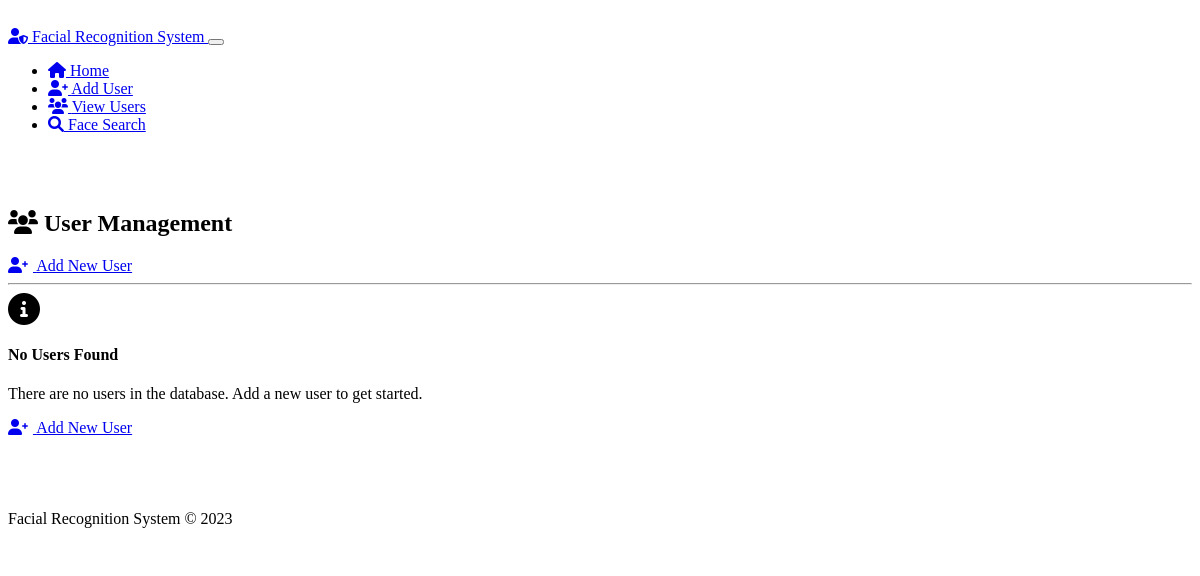
/users, run on an earlier commit of the app's database.
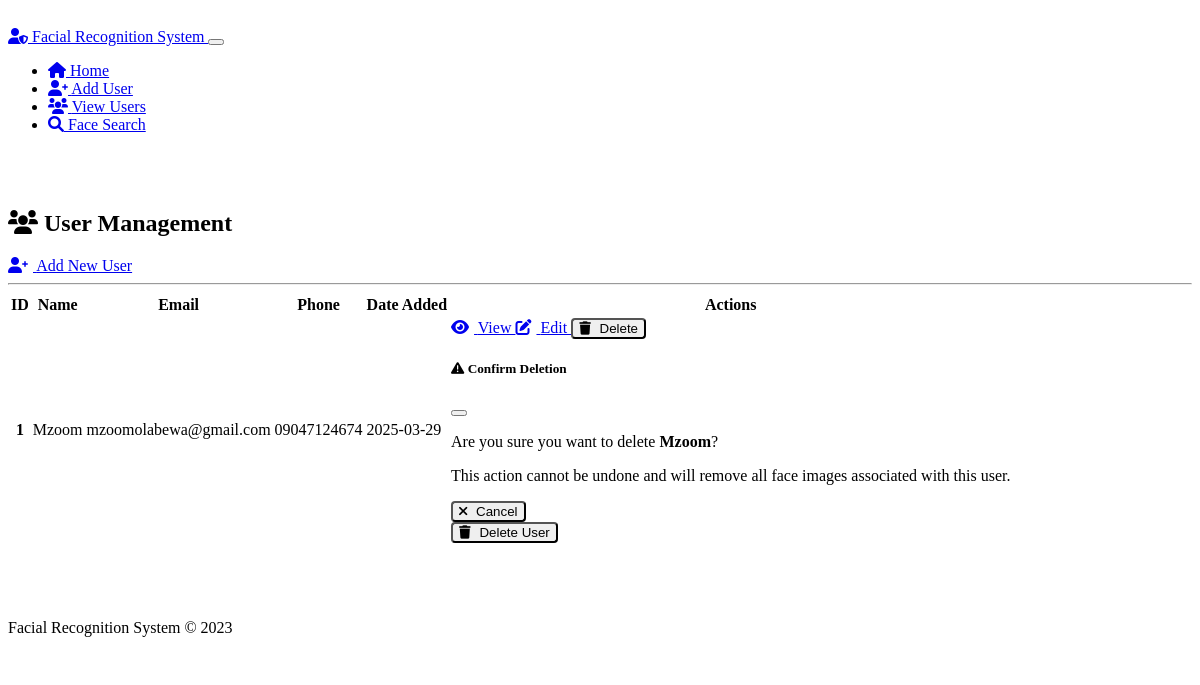
And on a later commit of the database.
### models.py (models this page shows, shortened)
class User(db.Model):
    __tablename__ = 'users'
    id = db.Column(db.Integer, primary_key=True)
    name = db.Column(db.String(100), nullable=False)
    email = db.Column(db.String(120), nullable=True, unique=True)
    phone = db.Column(db.String(20), nullable=True)
    details = db.Column(db.Text, nullable=True)
    created_at = db.Column(db.DateTime, default=datetime.utcnow)
    updated_at = db.Column(db.DateTime, default=datetime.utcnow, onupdate=datetime.utcnow)
    face_images = db.relationship('FaceImage', backref='user', lazy=True, cascade="all, delete-orphan")

### routes.py (the view)
@app.route('/users')
def view_users():
    users = DatabaseManager.get_all_users()
    return render_template('view_users.html', users=users)

### database.py (called while the page is built)
    @staticmethod
    def get_all_users():
        return User.query.all()

### templates/view_users.html
{% extends 'base.html' %}
{% block content %}
<div class="row">
    <div class="col-md-12 mb-4">
        <div class="d-flex justify-content-between align-items-center">
            <h2><i class="fas fa-users"></i> User Management</h2>
            <a href="{{ url_for('add_user') }}" class="btn btn-primary">
                <i class="fas fa-user-plus"></i> Add New User
            </a>
        </div>
        <hr>
    </div>
</div>
<div class="row">
    <div class="col-md-12">
        {% if users %}
        <div class="table-responsive">
            <table class="table table-hover">
                <thead class="table-dark">
                    <tr>
                        <th scope="col">ID</th>
                        <th scope="col">Name</th>
                        <th scope="col">Email</th>
                        <th scope="col">Phone</th>
                        <th scope="col">Date Added</th>
                        <th scope="col">Actions</th>
                    </tr>
                </thead>
                <tbody>
                    {% for user in users %}
                    <tr>
                        <th scope="row">{{ user.id }}</th>
                        <td>{{ user.name }}</td>
                        <td>{{ user.email if user.email else '-' }}</td>
                        <td>{{ user.phone if user.phone else '-' }}</td>
                        <td>{{ user.created_at.strftime('%Y-%m-%d') }}</td>
                        <td>
                            <div class="btn-group" role="group">
                                <a href="{{ url_for('user_details', user_id=user.id) }}" class="btn btn-sm btn-info">
                                    <i class="fas fa-eye"></i> View
                                </a>
                                <a href="{{ url_for('edit_user', user_id=user.id) }}" class="btn btn-sm btn-warning">
                                    <i class="fas fa-edit"></i> Edit
                                </a>
                                <button type="button" class="btn btn-sm btn-danger" data-bs-toggle="modal"
                                        data-bs-target="#deleteModal{{ user.id }}">
                                    <i class="fas fa-trash"></i> Delete
                                </button>
                            </div>
                            <div class="modal fade" id="deleteModal{{ user.id }}" tabindex="-1"
                                 aria-labelledby="deleteModalLabel{{ user.id }}" aria-hidden="true">
                                <div class="modal-dialog">
                                    <div class="modal-content">
                                        <div class="modal-header bg-danger text-white">
                                            <h5 class="modal-title" id="deleteModalLabel{{ user.id }}">
                                                <i class="fas fa-exclamation-triangle"></i> Confirm Deletion
                                            </h5>
                                            <button type="button" class="btn-close" data-bs-dismiss="modal" aria-label="Close"></button>
                                        </div>
                                        <div class="modal-body">
                                            <p>Are you sure you want to delete <strong>{{ user.name }}</strong>?</p>
                                            <p>This action cannot be undone and will remove all face images associated with this user.</p>
                                        </div>
                                        <div class="modal-footer">
                                            <button type="button" class="btn btn-secondary" data-bs-dismiss="modal">
                                                <i class="fas fa-times"></i> Cancel
                                            </button>
                                            <form action="{{ url_for('delete_user', user_id=user.id) }}" method="post">
                                                <button type="submit" class="btn btn-danger">
                                                    <i class="fas fa-trash"></i> Delete User
                                                </button>
                                            </form>
                                        </div>
                                    </div>
                                </div>
                            </div>
                        </td>
                    </tr>
                    {% endfor %}
                </tbody>
            </table>
        </div>
        {% else %}
        <div class="alert alert-info text-center">
            <i class="fas fa-info-circle fa-2x mb-3"></i>
            <h4>No Users Found</h4>
            <p>There are no users in the database. Add a new user to get started.</p>
            <a href="{{ url_for('add_user') }}" class="btn btn-primary">
                <i class="fas fa-user-plus"></i> Add New User
            </a>
        </div>
        {% endif %}
    </div>
</div>
{% endblock %}

### templates/base.html (shortened to what this page needs)
<!DOCTYPE html>
<html lang="en" data-bs-theme="dark">
<head>
    <link rel="stylesheet" href="https://cdn.replit.com/agent/bootstrap-agent-dark-theme.min.css">
    <link rel="stylesheet" href="{{ url_for('static', filename='css/style.css') }}">
    <link rel="stylesheet" href="https://cdnjs.cloudflare.com/ajax/libs/font-awesome/6.0.0/css/all.min.css">
</head>
<body>
    <nav class="navbar navbar-expand-lg navbar-dark bg-dark mb-4">
        <div class="container">
            <a class="navbar-brand" href="{{ url_for('index') }}">
                <i class="fas fa-user-shield"></i> Facial Recognition System
            </a>
            <button class="navbar-toggler" type="button" data-bs-toggle="collapse" data-bs-target="#navbarNav"
                    aria-controls="navbarNav" aria-expanded="false" aria-label="Toggle navigation">
            </button>
            <div class="collapse navbar-collapse" id="navbarNav">
                <ul class="navbar-nav ms-auto">
                    <li class="nav-item">
                        <a class="nav-link" href="{{ url_for('index') }}">
                            <i class="fas fa-home"></i> Home
                        </a>
                    </li>
                    <li class="nav-item">
                        <a class="nav-link" href="{{ url_for('add_user') }}">
                            <i class="fas fa-user-plus"></i> Add User
                        </a>
                    </li>
                    <li class="nav-item">
                        <a class="nav-link" href="{{ url_for('view_users') }}">
                            <i class="fas fa-users"></i> View Users
                        </a>
                    </li>
                    <li class="nav-item">
                        <a class="nav-link" href="{{ url_for('search') }}">
                            <i class="fas fa-search"></i> Face Search
                        </a>
                    </li>
                </ul>
            </div>
        </div>
    </nav>
    <div class="container">
        {% block content %}{% endblock %}
    </div>
    <footer class="footer mt-5 py-3 bg-dark">
        <div class="container text-center">
            <span class="text-muted">Facial Recognition System &copy; 2023</span>
        </div>
    </footer>
</body>
</html>

### static/css/style.css (style rules this page uses)
.container { padding-top: 20px; padding-bottom: 20px; }
.btn { border-radius: 4px; font-weight: 500; }
.footer { border-top: 1px solid rgba(255, 255, 255, 0.1); margin-top: 2rem; }
.btn i { margin-right: 5px; }
.card, .btn, .alert { transition: all 0.3s ease; }
.table { border-radius: 5px; overflow: hidden; }
.table th { font-weight: 600; }

What changed in the data, as far as the page shows it:
added User: id "1", name "Mzoom", email "mzoomolabewa@gmail.com", phone "09047124674", created_at "2025-03-29"
Also different on the page:
text no longer shown: "No Users Found There are no users in the database. Add a new user to get started. Add New User"
text now shown: "ID Name Email Phone Date Added Actions"
